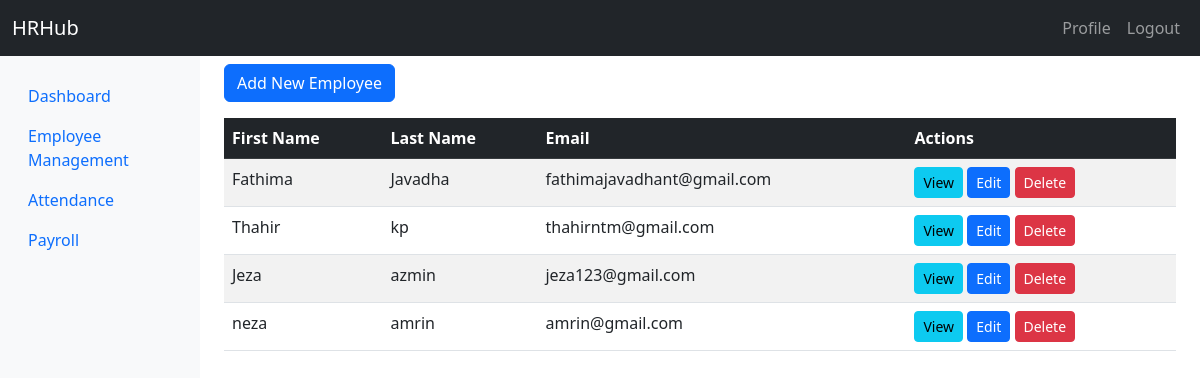
The page /employee_management/employees/ (signed in) on the database its author committed.
### employee_management/models.py (models this page shows, shortened)
class Employee(models.Model):
    STATUS_CHOICES = [
        ('Active', 'Active'),
        ('Probation', 'Probation'),
        ('Terminated', 'Terminated'),
        ('Retired', 'Retired'),
    ]
    employee_id = models.CharField(max_length=10, unique=True, blank=True, null=True)
    first_name = models.CharField(max_length=100)
    last_name = models.CharField(max_length=100)
    email = models.EmailField(unique=True)
    phone_number = models.CharField(max_length=15, blank=True, null=True)
    address = models.TextField(null=True, blank=True)
    date_of_birth = models.DateField(blank=True, null=True)
    date_of_joining = models.DateField()
    status = models.CharField(max_length=20, choices=STATUS_CHOICES, default='Active')
    department = models.ForeignKey(Department, on_delete=models.SET_NULL, null=True, related_name='employees')
    role = models.ForeignKey(Role, on_delete=models.SET_NULL, null=True, related_name='employees')
    manager = models.ForeignKey('self', on_delete=models.SET_NULL, null=True, blank=True, related_name='subordinates')
    profile_picture = models.ImageField(upload_to='profile_pictures/', blank=True, null=True)
    created_at = models.DateTimeField(auto_now_add=True)
    updated_at = models.DateTimeField(auto_now=True)
    basic_salary=models.IntegerField(default=50000)

### employee_management/views.py (the view)
# urls.py: path('employees/', views.employee_list, name='employee_list'),
@login_required
@permission_required('employee_management.employee_list', raise_exception=True)
def employee_list(request):
    employees = Employee.objects.all()
    return render(request, 'employee_management/employee_list.html', {'employees': employees})

### employee_management/templates/employee_management/employee_list.html (shortened to what this page needs)
{% include 'topbar.html' %}
{% block content %}
<div class="container-fluid">
    <div class="row">
        {% include 'sidebar.html' %}
        <div class="col-md-9 ms-sm-auto col-lg-10 px-md-4">
            <a href="{% url 'employee_management:employee_create' %}" class="btn btn-primary mb-3">Add New Employee</a>
            <div class="table-responsive">
                <table class="table table-striped">
                    <thead class="table-dark">
                        <tr>
                            <th scope="col">First Name</th>
                            <th scope="col">Last Name</th>
                            <th scope="col">Email</th>
                            <th scope="col">Actions</th>
                        </tr>
                    </thead>
                    <tbody>
                        {% for employee in employees %}
                            <tr>
                                <td>{{ employee.first_name }}</td>
                                <td>{{ employee.last_name }}</td>
                                <td>{{ employee.email }}</td>
                                <td>
                                    <a href="{% url 'employee_management:employee_detail' employee.pk %}" class="btn btn-sm btn-info">View</a>
                                    <a href="{% url 'employee_management:employee_update' employee.pk %}" class="btn btn-sm btn-primary">Edit</a>
                                    <form action="{% url 'employee_management:employee_delete' employee.pk %}" method="POST" style="display: inline;" onsubmit="return confirmDelete()">
                                        <button type="submit" class="btn btn-sm btn-danger">Delete</button>
                                    </form>
                                </td>
                            </tr>
                        {% empty %}
                            <tr>
                                <td colspan="4" class="text-center">No employees found.</td>
                            </tr>
                        {% endfor %}
                    </tbody>
                </table>
            </div>
        </div>
    </div>
</div>
{% endblock %}

### templates/topbar.html (style rules this page uses)
body { min-height: 100vh; display: flex; flex-direction: column; }

### templates/sidebar.html (style rules this page uses)
body { min-height: 100vh; display: flex; flex-direction: column; }

### rows shown on the page
Employee: first_name "Fathima", last_name "Javadha", email "fathimajavadhant@gmail.com"
Employee: first_name "Thahir", last_name "kp", email "thahirntm@gmail.com"
Employee: first_name "Jeza", last_name "azmin", email "jeza123@gmail.com"
Employee: first_name "neza", last_name "amrin", email "amrin@gmail.com"
